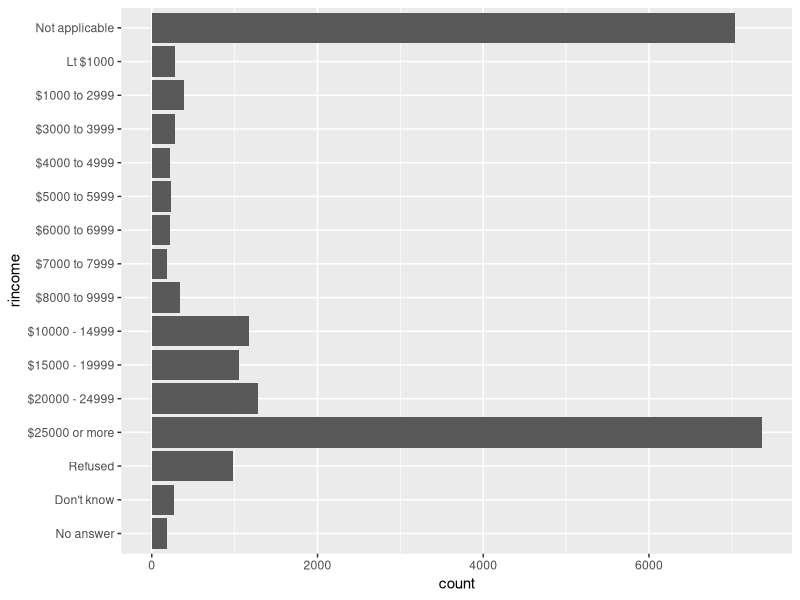

The R script that drew this image:
## ---- chunk 1

knitr::opts_chunk$set(echo = TRUE,
                      message = FALSE, 
                      warning = FALSE)
#Packages
library(dplyr)
library(forcats)
library(ggplot2)
## ---- chunk 2
# WRITE YOUR CODE HERE
## ---- chunk 3
# WRITE YOUR CODE HERE
## ---- chunk 4
reshuffled_income <- gss_cat$rincome %>%
  fct_shuffle()

levels(reshuffled_income)
## ---- chunk 5
# WRITE YOUR CODE HERE

## ---- chunk 6
# WRITE YOUR CODE HERE

## ---- chunk 7
ggplot(gss_cat, aes(x = rincome)) + 
    geom_bar() + 
    coord_flip() 
## ---- chunk 8
# WRITE YOUR CODE HERE
    
## ---- chunk 9
# WRITE YOUR CODE HERE

## ---- chunk 10
# WRITE YOUR CODE HERE

